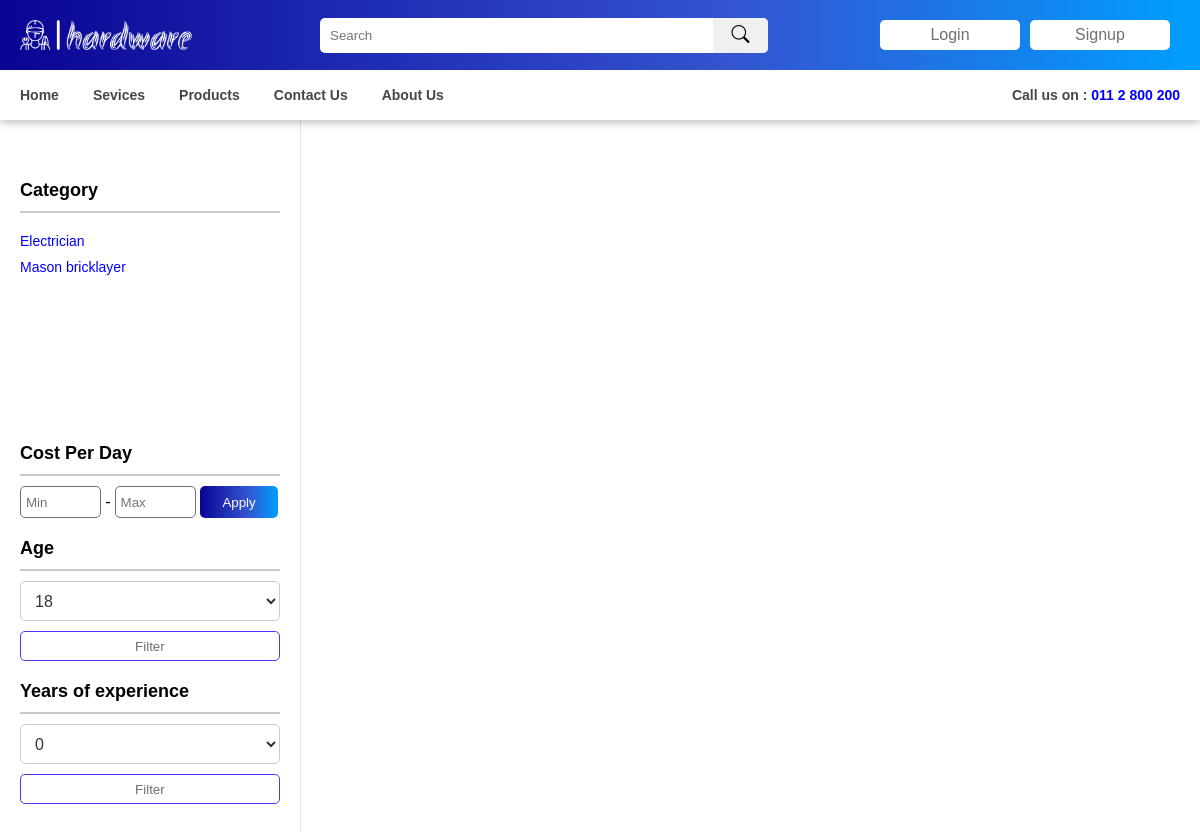
The app's page /public/technicians.php with its own data.
### tables this page shows
CREATE TABLE `technician_category` (
  `technician_category_id` int(11) NOT NULL,
  `name` varchar(50) NOT NULL,
  `description` varchar(255) NOT NULL,
  `image_url` varchar(255) NOT NULL
);

### public/technicians.php (the view, shortened to what this page needs)
<?php
$minCost = "";
$maxCost = "";
?>
<!DOCTYPE html>
<html lang="en">
<head>
    <link href="https://cdn.jsdelivr.net/npm/remixicon@3.6.0/fonts/remixicon.css" rel="stylesheet">
    <link rel="stylesheet" href="./assets/css/user-nav-1.css">
    <link rel="stylesheet" href="./assets/css/user-nav-2.css">
    <link rel="stylesheet" href="./assets/css/user-menu.css">
    <link rel="stylesheet" href="./assets/css/user-search-bar.css">
    <link rel="stylesheet" href="./assets/css/user-footer.css">
    <link rel="stylesheet" href="./assets/css/user-technicians.css">
    <link rel="stylesheet" href="./assets/css/user-technician-list.css">
    <link rel="stylesheet" href="./assets/css/user-style.css">
    <link rel="stylesheet" href="./assets/css/button.css">
</head>
<body>
    <div class="container">
        <?php
        include "../template/user-nav.php";
        ?>
        <?php
        include "../template/user-menu.php";
        ?>
        <section>
            <div class="box">
                <div class="technician">
                    <div class="technician-filter ">
                        <div class="technician-filter-content">
                            <h3>Category</h3>
                            <hr>
                            <div class="category-list">
                                <ul>
                                    <?php
                                    $selectTechnicianQuery1 = "SELECT * FROM `technician_category` WHERE 1";
                                    $resultTechnicianCategory = $conn->query($selectTechnicianQuery1);
                                    if ($resultTechnicianCategory->num_rows > 0) {
                                        while ($technicianCategoryData = $resultTechnicianCategory->fetch_assoc()) {
                                            $technician_category_id = $technicianCategoryData['technician_category_id'];
                                            $name = $technicianCategoryData['name'];
                                            echo '
                                            <li>
                                                <a href="technicians.php?category_id=' . $technician_category_id . '">' . $name . '</a>
                                            </li>
                                        ';
                                        }
                                    }
                                    ?>
                                </ul>
                            </div>
                            <h3>Cost Per Day</h3>
                            <hr>
                            <form class="price-content" method="get">
                                <input type="text" name="min" placeholder="Min" value="<?php echo $minCost ?>">
                                <span>-</span>
                                <input type="text" name="max" placeholder="Max" value="<?php echo $maxCost ?>">
                                <button type="submit">Apply</button>
                            </form>
                            <h3>Age</h3>
                            <hr>
                            <form class="filter-select-content" method="get" action="technicians.php">
                                <select name="age">
                                    <?php
                                    for ($age = 18; $age <= 60; $age++) {
                                        echo "<option value=\"$age\">$age</option>";
                                    }
                                    ?>
                                </select>
                                <button type="submit" class="btn" style="margin-top: 10px; margin-left:0; width:100%">Filter</button>
                            </form>
                            <h3>Years of experience</h3>
                            <hr>
                            <form class="filter-select-content" method="get">
                                <select name="experience">
                                    <?php
                                    for ($ex = 0; $ex <= 40; $ex++) {
                                        echo "<option value=\"$ex\">$ex</option>";
                                    }
                                    ?>
                                </select>
                                <button type="submit" class="btn" style="margin-top: 10px; margin-left:0; width:100%">Filter</button>
                            </form>
                        </div>
                    </div>
                    <div class="technician-content">
                    </div>
                </div>
            </div>
        </section>
        <?php
        include "../template/user-footer.php";
        ?>
    </div>
</body>
</html>

### public/assets/css/user-technicians.css (style rules this page uses)
.technician { width: 100%; position: relative; display: flex; }
.technician-filter { width: 280px; background-color: rgb(255, 255, 255); padding: 40px 0 40px 0; border-right: 1px solid #e2e2e2; user-select: none; transition: .5s ease left; position: relative; }
.technician-filter-content { width: calc(100% - 20px); }
.technician-filter h3 { font-family: sans-serif; font-size: 18px; margin-top: 20px; }
.technician-filter hr { margin-top: 10px; border: 1px solid #c9c9c9; }
.technician-filter ul li { list-style: none; font-family: sans-serif; font-size: 14px; margin: 10px 0; font-weight: 500; user-select: none; }
.category-list { width: 100%; height: 200px; margin-top: 10px; overflow-y: auto; }
.category-list ul li a { font-family: sans-serif; font-size: 14px; color: blue; }
.price-content { width: 100%; display: flex; align-items: center; margin-top: 10px; }
.price-content input { width: calc(((100% - 10px) / 3) - 14px); height: 30px; outline: none; border: 1px solid #707070; border-radius: 5px; padding: 0 5px; }
.price-content span { margin: calc(8px / 2); }
.price-content button { margin-left: calc(8px / 2); width: calc((100% / 3) - 8px); height: 32px; border: none; background: var(--background-color); border-radius: 5px; color: white; cursor: pointer; }
.technician-content { width: calc(100% - (280px + 40px)); padding: 40px 20px 40px 20px; }
.filter-select-content { width: 100%; margin-top: 10px; }
.filter-select-content select { width: 100%; padding: 10px; font-size: 16px; border: 1px solid #ccc; background-color: #fff; color: #333; outline: none; height: 40px; border-radius: 5px; }
.filter-select-content option { background-color: #fff; color: #333; padding: 8px; }
.filter-select-content option:checked { background-color: #f0f0f0; font-weight: bold; }

### public/assets/css/user-style.css (style rules this page uses)
:root { --background-color: linear-gradient(90deg, #0a0494 0%, #3454d1 61%, #009fff 100%); --shadow: rgba(0, 0, 0, 0.24) 0px 3px 8px; --main-color: linear-gradient(90deg, #0a0494 0%, #3454d1 61%, #009fff 100%); --second-color: rgb(77, 77, 255); --xxl-font-size: 40px; --large-font-size: 16px; --medium-font-size: 14px; --small-font-size: 12px; --main-font-family: sans-serif; --second-font-family: sans-serif; --text-color: #707070; --text-active-color: rgba(255, 255, 255, 0.8); --border: 1px solid rgb(202, 202, 202); }
* { margin: 0; padding: 0; }
.box { width: 1200px; margin: auto; }
@media (max-width: 1240px) { .box { width: calc(100% - 40px); } }
a { text-decoration: none; }
section { width: 100%; min-height: calc(100vh - 270px); }

### public/assets/css/button.css (style rules this page uses)
.right-button input[type=submit], .right-button input[type=button], .btn { width: 150px; height: 30px; margin: 0 5px; border-radius: 5px; border: 1px solid #4737FF; cursor: pointer; font-family: var(--main-font-family); color: var(--text-color); background: white; transition: all .2s ease; }

### records on screen
technician_category: name "Electrician"
technician_category: name "Mason bricklayer"

### other values on screen
form field age "18"
form field experience "0"
